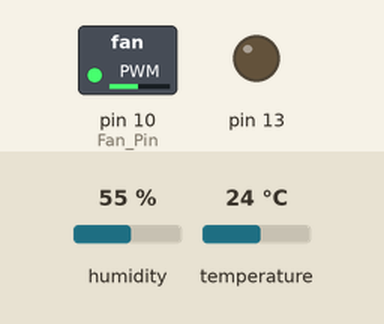
Bench run of a sketch on a simulated Arduino Uno, built with avr-gcc and run on an emulated ATmega328P. Parts: switched loads named in the sketch (green lamp = pin HIGH), output pins drawn as LEDs (lit = HIGH). Wiring (inferred from the names in the program): DHT11 sensor: data pin 7. The test bench sets the inputs (shaded band); at power-on: temperature 24 °C, humidity 55 %. What the sketch prints to the serial monitor is not drawn.

Above: at 2.7 s.
2.8 s: temperature set to 26 °C
At 6.28 s:
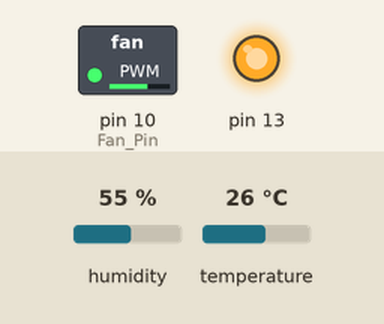
8.0 s: temperature set to 33 °C
At 14.4 s:
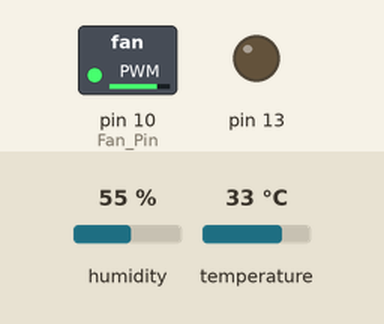
19.2 s: temperature set to 12 °C
At 19.57 s:
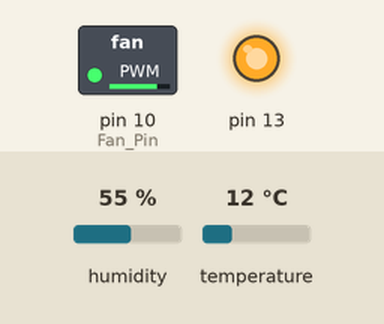
22.7 s: temperature set to 41 °C
Timing chart, 0 to 27.2 s (numbered marks = the images above; inputs shaded):
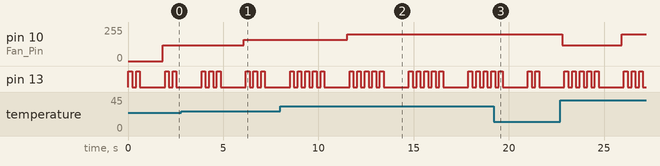

Measured:
- the behaviour switches between 24 and 25 °C on temperature (found by bisection; images 0 and 1)
- after the input at 2.8 s, pin 10 (Fan_Pin): 120/255 → 160/255 after 3.3 s
- after the input at 8.0 s, pin 10 (Fan_Pin): 160/255 → 200/255 after 3.5 s
- after the input at 19.2 s, pin 13: goes on until 21.6 s, then stays LOW
- by itself, pin 13: repeats every 3.1 s: 4 × (LOW 0.20 s, HIGH 0.20 s), LOW 1.3 s, HIGH 0.20 s

The sketch:

code.ino
```cpp
// (licence header left out)
#include "dht11.h"
#include <MsTimer2.h>  //定时器库的 头文件
dht11 DHT11;


#define Fan_Pin 10   // 风扇PWM管脚
#define DHT11_Pin 7  // 温湿度传感器管脚


int incomingByte = 0;             // 接收到的 data byte
String inputString = "";          // 用来储存接收到的内容
boolean newLineReceived = false;  // 前一次数据结束标志
boolean startBit = false;         //协议开始标志


String returntemp = "";                                    //存储返回值
float fTempCtr[5] = { 5.0f, 10.0f, 25.0f, 28.0f, 32.0f };  //存储温度阀值
const int iSpeedPwm[5] = { 0, 120, 160, 180, 200 };        //存储不同阀值对应不同速度
char temp[10] = { 0 };
float g_fTemp = 0.0;
unsigned int g_count = 10;

int GetTempToPWM(float v_fTemp) {
  /*小于2档以下都算是1档*/
  if (v_fTemp < fTempCtr[1])  //如果当前温度小于温度阈值20.0f
  {
    DisplaySpeed(1);                                               //风扇1档
    delay(1000);                                                   //延时1000ms
    return iSpeedPwm[0];                                           //返回速度0
  } else if ((v_fTemp >= fTempCtr[1]) && (v_fTemp < fTempCtr[2]))  //如果当前温度大于等于温度阈值20.0f且小于温度阈值25.0f
  {
    DisplaySpeed(2);                                               //风扇2档
    delay(1000);                                                   //延时1000ms
    return iSpeedPwm[1];                                           //返回速度120
  } else if ((v_fTemp >= fTempCtr[2]) && (v_fTemp < fTempCtr[3]))  //如果当前温度大于等于温度阈值25.0f且小于温度阈值28.0f
  {
    DisplaySpeed(3);                                               //风扇3档
    delay(1000);                                                   //延时1000ms
    return iSpeedPwm[2];                                           //返回速度160
  } else if ((v_fTemp >= fTempCtr[3]) && (v_fTemp < fTempCtr[4]))  //如果当前温度大于等于温度阈值28.0f且小于温度阈值32.0f
  {
    DisplaySpeed(4);                 //风扇4档
    delay(1000);                     //延时1000ms
    return iSpeedPwm[3];             //返回速度160
  } else if (v_fTemp > fTempCtr[4])  //如果当前温度大于等于温度阈值32.0f
  {
    DisplaySpeed(5);      //风扇5档
    delay(1000);          //延时1000ms
    return iSpeedPwm[4];  //返回速度255
  }
}

void DisplaySpeed(int v_iNum)  //板载LED显示当前档位
{
  for (int i = 0; i < v_iNum; i++)  //当前档位为多少，风扇就亮几次
  {
    digitalWrite(13, HIGH);
    delay(200);
    digitalWrite(13, LOW);
    delay(200);
  }
}
void UploadTemp() {

  memset(temp, 0x00, sizeof(temp));  //清空temp数组
  dtostrf(g_fTemp, 3, 1, temp);      // 相當於 %3.2f，将浮点数g_fTemp转化为整数部分长度为3小数部分为1数组变量名为temp的字符
  String sTemp = temp;               //数组temp中的字符串赋给sTemp
  String temp = "$AUTOFAN-V1-0-V2-0-V3-0-V4-0-V5-0-T" + sTemp + "#";
  Serial.print(temp);  //返回协议数据包
}
/**
* Function       setup
* @author        jeiker
* @date          2024.06.04
* @brief         初始化配置
* @param[in]     void
* @retval        void
* @par History   无
*/

void setup() {
  //初始化温湿度传感器管脚、风扇、板载LEDIO口为输出方式
  pinMode(DHT11_Pin, OUTPUT);
  //pinMode(Fan_Pin, OUTPUT);
  pinMode(13, OUTPUT);
  Serial.begin(9600);               //波特率9600 （WIFI通讯设定波特率）
  MsTimer2::set(1000, UploadTemp);  // 中断设置函数，每 1000ms 进入一次中断
  MsTimer2::start();                //开始计时
}
/**
* Function       loop
* @author        jeiker
* @date          2024.06.04
* @brief         按照接收的数据根据协议完成相应的功能
* @param[in]     void
* @retval        void
* @par History   无
*/
void loop() {
  int chk = DHT11.read(DHT11_Pin);              //读取温湿度传感器管脚的数值
  g_fTemp = (float)DHT11.temperature;           //g_fTemp赋值为浮点型读取到的温度值
  analogWrite(Fan_Pin, GetTempToPWM(g_fTemp));  //根据现在温度输出不同PWM控制风扇转速

  // UploadTemp();

  while (newLineReceived) {
    if (inputString.indexOf("AUTOFAN") == -1)  //如果要检索的字符串值“AUTOFAN”没有出现
    {
      returntemp = "$AUTOFAN-2#";  //返回不匹配
      Serial.print(returntemp);    //返回协议数据包
      inputString = "";            // clear the string
      newLineReceived = false;     // 前一次数据结束
      break;
    }
    //解析开关
    // $AUTOFAN-V1-10-V2-14-V3-26-V4-29-V5-30-T20.2^
    //V1
    int i = inputString.indexOf("V1,", 0);     //从接收到的数据中从第0位开始检索字符串"V1,"出现的位置
    int ii = inputString.indexOf("-", i + 3);  //从接收到的数据中从第i + 3位开始检索字符串"-"出现的位置
    if (ii > i && i > 0 && ii > 0)             //如果ii和i的顺序对了并且检索到ii与i存在
    {
      String sV1 = inputString.substring(i + 3, ii);  //提取字符串中介于指定下标i+3到ii之间的字符赋值给sV1
      fTempCtr[0] = sV1.toFloat();                    //将sV1转化为浮点型赋值给fTempCtr[0]
    }
    //V2
    i = inputString.indexOf("V2,", ii);    //从接收到的数据中从第0位开始检索字符串"V2,"出现的位置
    ii = inputString.indexOf("-", i + 3);  //从接收到的数据中从第i + 3位开始检索字符串","出现的位置
    if (ii > i && i > 0 && ii > 0)         //如果ii和i的顺序对了并且检索到ii与i存在
    {
      String sV2 = inputString.substring(i + 3, ii);  //提取字符串中介于指定下标i+3到ii之间的字符赋值给sV2
      fTempCtr[1] = sV2.toFloat();                    //将sV2转化为浮点型赋值给fTempCtr[1]
    }
    //V3
    i = inputString.indexOf("V3,", ii);    //从接收到的数据中从第0位开始检索字符串"V3,"出现的位置
    ii = inputString.indexOf("-", i + 3);  //从接收到的数据中从第i + 3位开始检索字符串","出现的位置
    if (ii > i && i > 0 && ii > 0)         //如果ii和i的顺序对了并且检索到ii与i存在
    {
      String sV3 = inputString.substring(i + 3, ii);  //提取字符串中介于指定下标i+3到ii之间的字符赋值给sV3
      fTempCtr[2] = sV3.toFloat();                    //将sV3转化为浮点型赋值给fTempCtr[2]
    }
    //V4
    i = inputString.indexOf("V4,", ii);    //从接收到的数据中从第0位开始检索字符串"V4,"出现的位置
    ii = inputString.indexOf("-", i + 3);  //从接收到的数据中从第i + 3位开始检索字符串","出现的位置
    if (ii > i && i > 0 && ii > 0)         //如果ii和i的顺序对了并且检索到ii与i存在
    {
      String sV4 = inputString.substring(i + 3, ii);  //提取字符串中介于指定下标i+3到ii之间的字符赋值给sV4
      fTempCtr[3] = sV4.toFloat();                    //将sV4转化为浮点型赋值给fTempCtr[3]
    }
    //V5
    i = inputString.indexOf("V5,", ii);    //从接收到的数据中从第0位开始检索字符串"V5,"出现的位置
    ii = inputString.indexOf("-", i + 3);  //从接收到的数据中从第i + 3位开始检索字符串","出现的位置
    if (ii > i && i > 0 && ii > 0)         //如果ii和i的顺序对了并且检索到ii与i存在
    {
      String sV5 = inputString.substring(i + 3, ii);  //提取字符串中介于指定下标i+3到ii之间的字符赋值给sV4
      fTempCtr[4] = sV5.toFloat();                    //将sV5转化为浮点型赋值给fTempCtr[4]
    }


    memset(temp, 0x00, sizeof(temp));  //清空temp数组
    dtostrf(g_fTemp, 3, 1, temp);      // 相當於 %3.2f
    String sTemp = temp;               //数组temp中的字符串赋给sTemp

    //     returntemp ="$AUTOFAN-V1-0-V2-0-V3-0-V4-0-V5-0-T"+sTemp+"#";
    //      Serial.print(returntemp); //返回协议数据包
    inputString = "";  // clear the string
    newLineReceived = false;
    digitalWrite(13, HIGH);
  }
  delay(100);
}
/**
* Function       serialEvent
* @author        jeiker
* @date          2024.06.04
* @brief         串口接收中断
* @param[in]     void
* @retval        void
* @par History   无
*/
void serialEvent() {
  while (Serial.available()) {
    incomingByte = Serial.read();  //一个字节一个字节地读，下一句是读到的放入字符串数组中组成一个完成的数据包
    if (incomingByte == '$')       //如果串口接收到数据则进入循环
    {
      startBit = true;  //如果到来的字节是'$'，开始读取
    }
    if (startBit == true) {
      inputString += (char)incomingByte;  // 全双工串口可以不用在下面加延时，半双工则要加的//
    }
    if (incomingByte == '^') {
      newLineReceived = true;  //如果到来的字节是'#'，读取结束
      startBit = false;
    }
  }
}
```

dht11.cpp
```cpp
// (licence header left out)
#include "dht11.h"

// Return values:
// DHTLIB_OK
// DHTLIB_ERROR_CHECKSUM
// DHTLIB_ERROR_TIMEOUT
int dht11::read(int pin) {
  // BUFFER TO RECEIVE
  uint8_t bits[5];
  uint8_t cnt = 7;
  uint8_t idx = 0;

  // EMPTY BUFFER
  for (int i = 0; i < 5; i++) bits[i] = 0;

  // REQUEST SAMPLE
  pinMode(pin, OUTPUT);
  digitalWrite(pin, LOW);
  delay(18);
  digitalWrite(pin, HIGH);
  delayMicroseconds(40);
  pinMode(pin, INPUT);

  // ACKNOWLEDGE or TIMEOUT
  unsigned int loopCnt = 10000;
  while (digitalRead(pin) == LOW)
    if (loopCnt-- == 0) return DHTLIB_ERROR_TIMEOUT;

  loopCnt = 10000;
  while (digitalRead(pin) == HIGH)
    if (loopCnt-- == 0) return DHTLIB_ERROR_TIMEOUT;

  // READ OUTPUT - 40 BITS => 5 BYTES or TIMEOUT
  for (int i = 0; i < 40; i++) {
    loopCnt = 10000;
    while (digitalRead(pin) == LOW)
      if (loopCnt-- == 0) return DHTLIB_ERROR_TIMEOUT;

    unsigned long t = micros();

    loopCnt = 10000;
    while (digitalRead(pin) == HIGH)
      if (loopCnt-- == 0) return DHTLIB_ERROR_TIMEOUT;

    if ((micros() - t) > 40) bits[idx] |= (1 << cnt);
    if (cnt == 0)  // next byte?
    {
      cnt = 7;  // restart at MSB
      idx++;    // next byte!
    } else cnt--;
  }

  // WRITE TO RIGHT VARS
  // as bits[1] and bits[3] are allways zero they are omitted in formulas.
  humidity = bits[0];
  temperature = bits[2];

  uint8_t sum = bits[0] + bits[2];

  if (bits[4] != sum) return DHTLIB_ERROR_CHECKSUM;
  return DHTLIB_OK;
}
//
// END OF FILE
//
```

dht11.h
```cpp
#ifndef dht11_h
#define dht11_h

#if defined(ARDUINO) && (ARDUINO >= 100)
#include <Arduino.h>
#else
#include <WProgram.h>
#endif

#define DHT11LIB_VERSION "0.4.1"

#define DHTLIB_OK 0
#define DHTLIB_ERROR_CHECKSUM -1
#define DHTLIB_ERROR_TIMEOUT -2

class dht11 {
public:
  int read(int pin);
  int humidity;
  int temperature;
};
#endif
//
// END OF FILE
//
```
